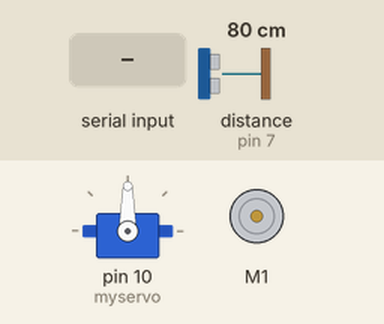
Simulated run of this sketch. Board: Arduino Uno, built with avr-gcc and run on an emulated ATmega328P. On the bench: servo, DC motor (green arrow = forward, orange = backward, longer = faster). Wiring (inferred from the names in the program): ultrasonic range finder: trigger pin 6; echo pin 7. The test bench sets the inputs (shaded band); at power-on: distance to the obstacle (sensor on pin 7) 80 cm. The echo pulse lasts 58.3 µs per cm; what the sketch prints to the serial monitor is not drawn.

Above: at 1.2 s.
1.3 s: distance to the obstacle (sensor on pin 7) set to 8 cm
2.8 s: distance to the obstacle (sensor on pin 7) set to 5 cm
At 3.7 s:
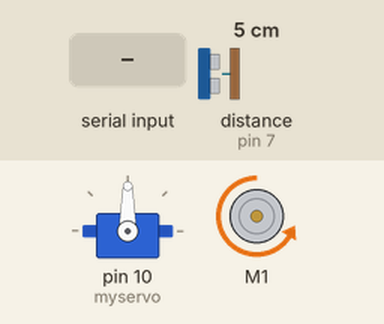
5.8 s: "FARRIGHT" received over Serial
At 8.7 s:
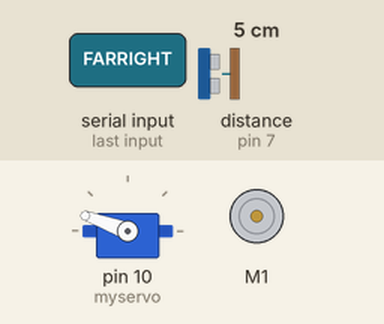
8.8 s: "INIT" received over Serial
At 11.6 s:
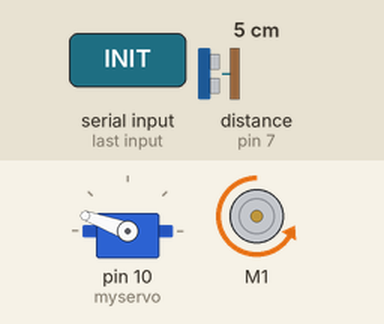
11.8 s: "FARLEFT" received over Serial
14.8 s: "RIGHT" received over Serial
At 18.4 s:
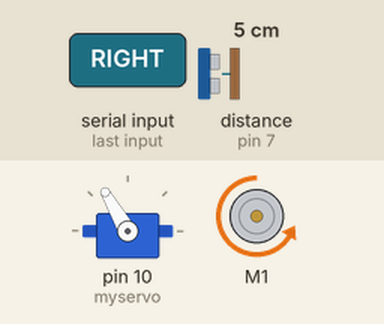
Timing chart, 0 to 18.8 s (numbered marks = the images above; inputs shaded):
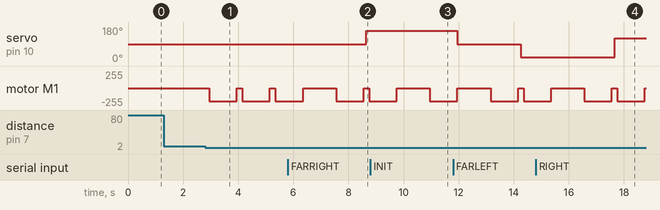

The sketch:

sketch_apr06a.ino
```cpp
#include <Servo.h>
//#include <AFMotor.h>
#include <Adafruit_MotorShield.h>
#include <Wire.h>

//AF_DCMotor motor(1, MOTOR12_64KHZ); // create motor #1, 64KHz pwm
Adafruit_MotorShield AFMS = Adafruit_MotorShield();
Adafruit_DCMotor *motor = AFMS.getMotor(1);

Servo myservo;  // create servo object to control a servo
// twelve servo objects can be created on most boards


int pos = 0;
String state = "INIT";

const int pingPin = 6; // Trigger Pin of Ultrasonic Sensor
const int echoPin = 7; // Echo Pin of Ultrasonic Sensor0

int servoPos = 90;
int sPeed = 200;

const int increment = 10;

void setup() {
   Serial.begin(9600); // Starting Serial Terminal

   // Ultrasonic sensor
   pinMode(pingPin, OUTPUT);
   pinMode(echoPin, INPUT);

   myservo.attach(10);
   Serial.println("Motor test!");

   AFMS.begin();
   motor->setSpeed(sPeed);     // set the speed to 200/255
}

void loop() {
   long result = ultra();

   if (Serial.available() > 0) {
    // read the incoming byte:
    state = Serial.readString();
    Serial.print("Current state ");
    Serial.print(state);
  }


  if (result < 6){
    for (int i = 0; i < 10; i++){
      motor->run(BACKWARD);
      delay(100);
    }
    motor->run(RELEASE);
  }
  if ((state == "INIT")){
    myservo.write(90);
    servoPos = 90;
    motor->run(RELEASE);
  }
  else if (state == "FARRIGHT"){
    servoPos = 160;
  }
  else if (state == "FARLEFT"){
    servoPos = 20;
  }
  else if (state == "RIGHT"){
    servoPos = 120;
  }
  else if (state == "LEFT"){
    servoPos = 60;
  }
  else if (state == "FORWARD"){
    motor->run(FORWARD);
  }
  else if (state == "BACKWARD"){
    motor->run(BACKWARD);
  }
  else if (state == "SPEEDUP"){
    sPeed++;
    motor->setSpeed(sPeed);
  }
  else if (state == "STOP"){
    motor->run(RELEASE);
  }
  delay(100);

  myservo.write(servoPos);
//   for (pos = 0; pos <= 180; pos += 1) { // goes from 0 degrees to 180 degrees
//    // in steps of 1 degree
//    myservo.write(pos);
//    Serial.print("Servo position: ");
//    Serial.print(pos);
//    Serial.println(" degree");// tell servo to go to position in variable 'pos'
//    delay(15);                       // waits 15ms for the servo to reach the position
//  }
//  for (pos = 180; pos >= 0; pos -= 1) { // goes from 180 degrees to 0 degrees
//    myservo.write(pos);
//    Serial.print("Servo position: ");
//    Serial.print(pos);
//    Serial.println(" degree");// tell servo to go to position in variable 'pos'
//    delay(15);                       // waits 15ms for the servo to reach the position
//  }
//
//  Serial.print("Forward");
//
//  motor->run(FORWARD);      // turn it on going forward
//  delay(1000);
//
//  Serial.print("Backward");
//  motor->run(BACKWARD);     // the other way
//  delay(1000);
//
//  Serial.print("Stop");
//  motor->run(RELEASE);      // stopped
//  delay(1000);

}

long microsecondsToCentimeters(long microseconds) {
   return microseconds / 29 / 2;
}

long ultra(){
   long duration, cm;
   digitalWrite(pingPin, LOW);
   delayMicroseconds(2);
   digitalWrite(pingPin, HIGH);
   delayMicroseconds(10);
   digitalWrite(pingPin, LOW);
   duration = pulseIn(echoPin, HIGH);
   cm = microsecondsToCentimeters(duration);
   delay(100);
   return cm;
}
```

Measured:
- the behaviour switches between 7 and 6 cm on distance to the obstacle (sensor on pin 7) (found by bisection; images 0 and 1)
- after the input at 1.3 s, every drawn part: stays the same
- after the input at 2.8 s, motor M1: alternates backward 200/255 for 1.0 s and stopped for 0.20 s, starting after 0.15 s
- after the input at 5.8 s, servo on pin 10 (myservo): 90° → 160° after 2.9 s
- after the input at 14.8 s, servo on pin 10 (myservo): 20° → 120° after 2.9 s
